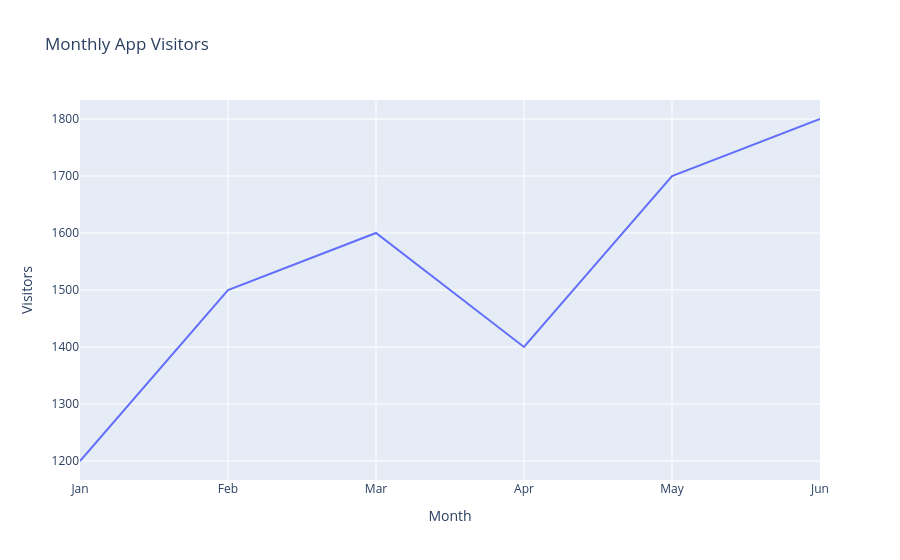

Notebook cell for this chart:
### Code cell
import pandas as pd

# Sample data: Monthly app visitors
df_line = pd.DataFrame({
    'Month': ['Jan', 'Feb', 'Mar', 'Apr', 'May', 'Jun'],
    'Visitors': [1200, 1500, 1600, 1400, 1700, 1800]
})

fig = px.line(df_line, x= 'Month', y= 'Visitors', title= 'Monthly App Visitors')
fig.show()

### Figure 1 — Plotly figure (JSON) as saved in the notebook; plotly's stock layout.template omitted (floating-point values rounded to 4 significant figures)
{"data": [{"hovertemplate": "Month=%{x}<br>Visitors=%{y}<extra></extra>", "legendgroup": "", "line": {"color": "#636efa", "dash": "solid"}, "marker": {"symbol": "circle"}, "mode": "lines", "name": "", "orientation": "v", "showlegend": false, "type": "scatter", "x": ["Jan", "Feb", "Mar", "Apr", "May", "Jun"], "xaxis": "x", "y": [1200, 1500, 1600, 1400, 1700, 1800], "yaxis": "y"}], "layout": {"legend": {"tracegroupgap": 0}, "title": {"text": "Monthly App Visitors"}, "xaxis": {"anchor": "y", "domain": [0, 1], "title": {"text": "Month"}}, "yaxis": {"anchor": "x", "domain": [0, 1], "title": {"text": "Visitors"}}}}
